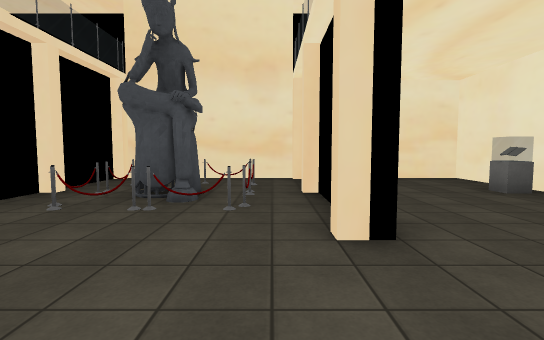
View 1 (above)

13 first-person views from a walk through a 3-D level made in the Unity game engine. The camera is 1.4 m above the floor, tilts 4° down and sees 85° across. The floor is counted in squares, 2 m on a side. Each view is taken from the middle of a square. On the plan, view 1 faces up. The plan holds only what a view shows up to about 10 squares ahead; the rest is blank. The place goes on beyond the plan. Some animated figures are not drawn. Some surface patterns are stand-ins.

View 2
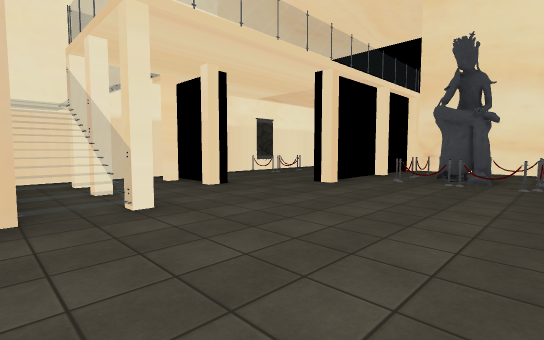

View 3
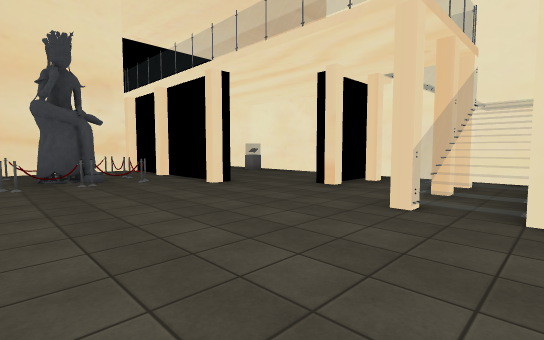

View 4
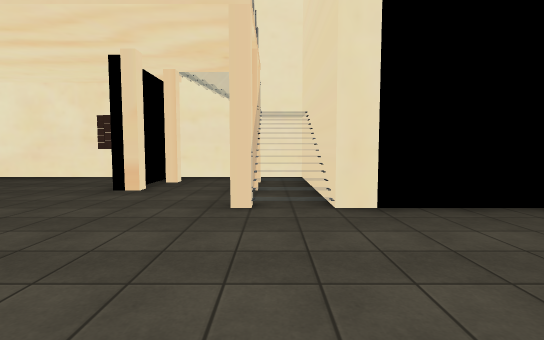

View 5
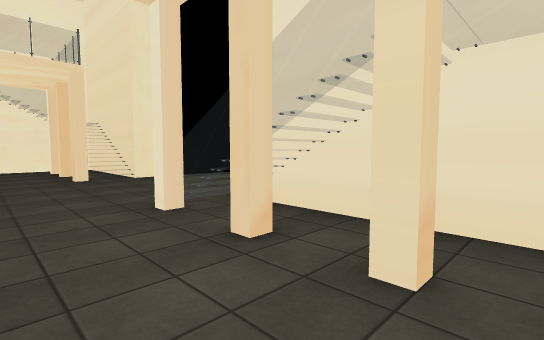

View 6
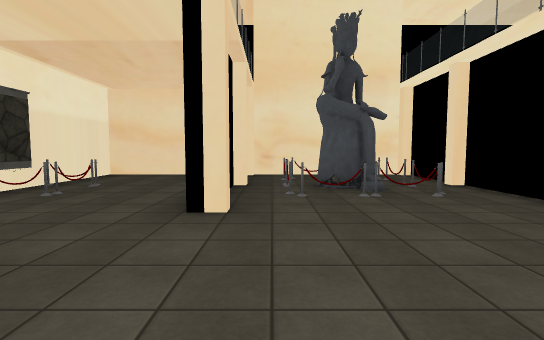

View 7
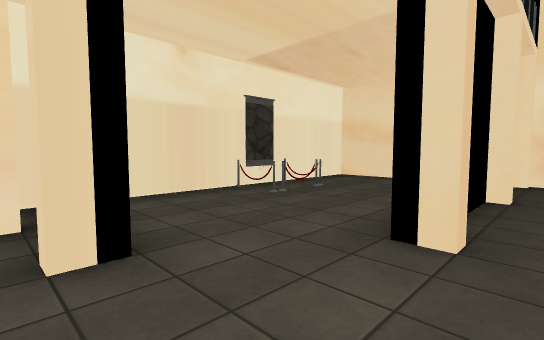

View 8
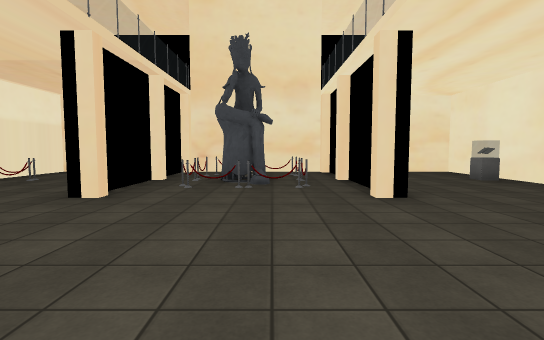

View 9
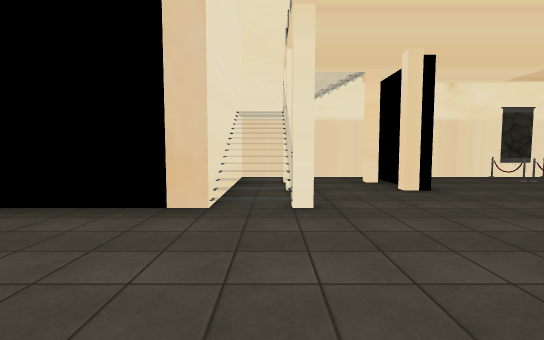

View 10
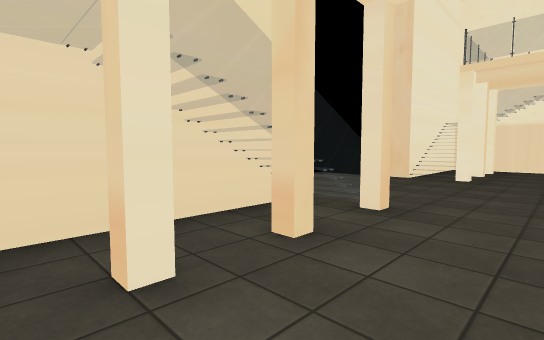

View 11
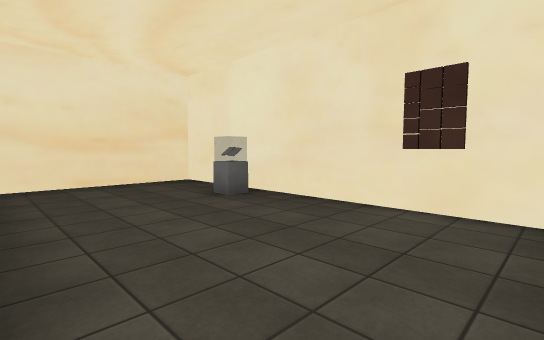

View 12
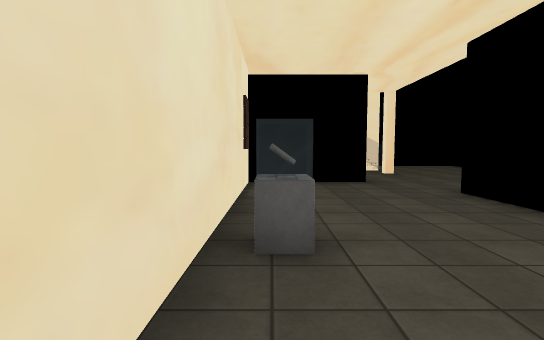

View 13
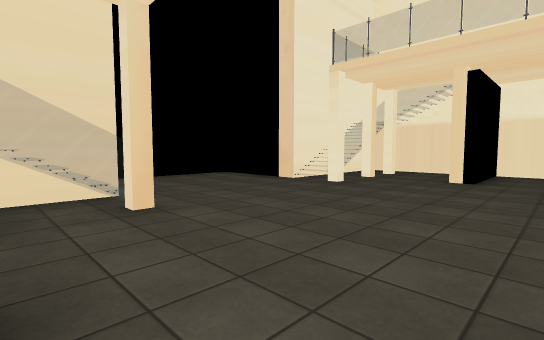

### Floor plan
Points are (right, up) in squares from view 1. A wall is a line through its corners. A room is listed if a view was taken in it or the views show most of it. See-through windows are left out.
Room 1 (views 1, 2, 3, 4, 5, 6, 7, 8, 9, 11)
walls: (-3.4, 2.2) (-3.9, 2.2); (-5, 0.8) (-5, 0.1); (0.8, 2.9) (0.8, 3.9); (2, 0.1) (2, 0.7); (0.5, -3.4) (0.5, -2.8) (2.5, -2.8); (0.8, 5.4) (0.8, 7.2) (-3.7, 7.2) (-3.7, 6.1); (-7.5, 0.5) (-7.5, -2.8) (-3.5, -2.8) (-3.5, -5.6); (-0.6, -5.5) (0.5, -5.5) (0.5, -4)
ways out: opening at (3, -1) to room 2; opening at (1, 2) to room 3; opening at (-4, 2) to room 4
objects: other object (-3, 4); other object (-3, 5); other object (-3, 6); other object (-2, 3); other object (-2, 4) to (-1, 5); other object (-1, 3); other object (-1, 6); other object (0, 3); other object (0, 4); other object (0, 5); other object (0, 6)
Room 2 (view 10)
walls: (2.5, -2.8) (4.5, -2.8) (4.5, 0.5)
ways out: opening at (3, -1) to room 1
Room 3 (views 12, 13)
walls: (1, 2.2) (0.5, 2.2); (4.5, 1) (4.5, 7.2) (1.2, 7.2); (2, 0.7) (4.4, 0.7)
ways out: opening at (1, 2) to room 1
objects: other object (4, 5)
Room 4 (no view inside)
walls: (-5.4, 7.2) (-7.5, 7.2) (-7.5, 0.6)
ways out: opening at (-4, 2) to room 1
objects: other object (-7, 3); other object (-7, 5); other object (-6, 3); other object (-6, 4); other object (-6, 5)

Where each view was taken, in squares from view 1:
view 1: 0 up, 0 right, facing up
view 2: 3 down, 0 right, facing up-left
view 3: 3 down, 3 left, facing up-right
view 4: 2 down, 3 left, facing right
view 5: 0 up, 7 left, facing down-right
view 6: 1 down, 3 left, facing up
view 7: 0 up, 3 left, facing up-left
view 8: 2 down, 1 left, facing up
view 9: 2 down, 0 right, facing left
view 10: 0 up, 4 right, facing down-left
view 11: 1 up, 1 right, facing up-right
view 12: 7 up, 4 right, facing down
view 13: 2 up, 2 right, facing down-left
